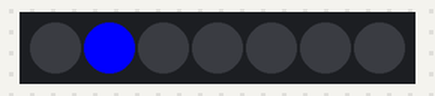
Bench run of a sketch on a simulated Arduino Uno, built with avr-gcc and run on an emulated ATmega328P. On the bench: 7 RGB LEDs in strip order, left to right.

Above: at 1.05 s.
At 1.55 s:
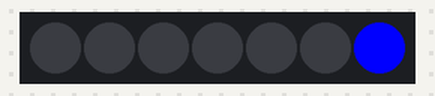
At 2.05 s:
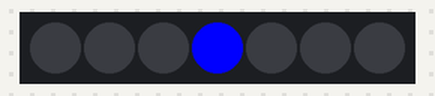
At 2.55 s:
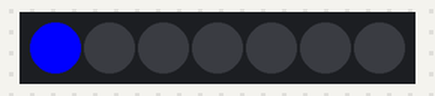
At 2.96 s:
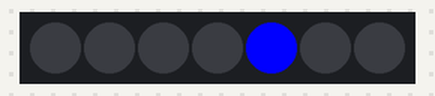
Timing chart, 0 to 40.0 s (numbered marks = the images above):
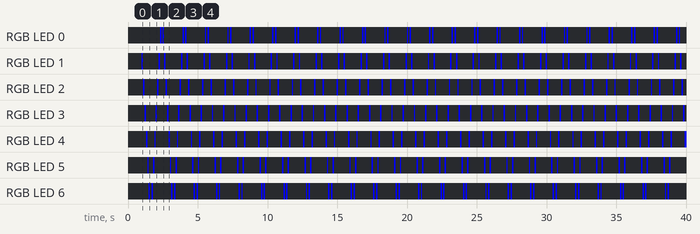

The sketch:

NeoPixelBounce.ino
```cpp
/*
  This sketch makes neoPixels bounce from one end to the other of a strip

  created 28 March 2016
  by Tom Igoe
*/
#include <Adafruit_NeoPixel.h>

const int neoPixelPin = 5;  // control pin
const int numPixels = 7;    // number of pixels

// set up strip:
Adafruit_NeoPixel strip = Adafruit_NeoPixel(numPixels, neoPixelPin, NEO_GRBW + NEO_KHZ800);

// count of keyframe colors:
int thisPixel = 0;
int lastPixel = numPixels-1;
int countDirection = 1;

void setup()  {
  strip.begin();  // initialize pixel strip
  strip.clear();  // clear pixels
  strip.show();   // refresh the strip

  delay(1000);    // delay to see the LEDs reset before main loop
}

void loop() {
  // increment the current pixel number:
  thisPixel += countDirection;

  // if the current pixel is at either end of the strip,
  // reverse the direction of counting:
  if (thisPixel < 0 || thisPixel >= numPixels) {
    countDirection = -countDirection;
  }
  // set the current and last pixels:
  strip.setPixelColor(thisPixel, 0x0000FF);
  strip.setPixelColor(lastPixel, 0x000000);
  lastPixel = thisPixel;

  // update the strip:
  strip.show();
  // delay 0.1 seconds:
  delay(100);
}
```

Measured:
- by itself, RGB LED 0, RGB LED 6: repeats every 1.6 s: off 0.10 s, RGB(0, 0, 255) 0.10 s, off 1.3 s, RGB(0, 0, 255) 0.10 s
- by itself, RGB LED 1: repeats every 1.6 s: off 1.1 s, RGB(0, 0, 255) 0.10 s, off 0.30 s, RGB(0, 0, 255) 0.10 s
- by itself, RGB LED 2: repeats every 1.6 s: off 0.90 s, RGB(0, 0, 255) 0.10 s, off 0.50 s, RGB(0, 0, 255) 0.10 s
- by itself, RGB LED 3: alternates RGB(0, 0, 255) for 0.10 s and off for 0.70 s
- by itself, RGB LED 4: repeats every 1.6 s: off 0.50 s, RGB(0, 0, 255) 0.10 s, off 0.90 s, RGB(0, 0, 255) 0.10 s
- by itself, RGB LED 5: repeats every 1.6 s: off 0.30 s, RGB(0, 0, 255) 0.10 s, off 1.1 s, RGB(0, 0, 255) 0.10 s
